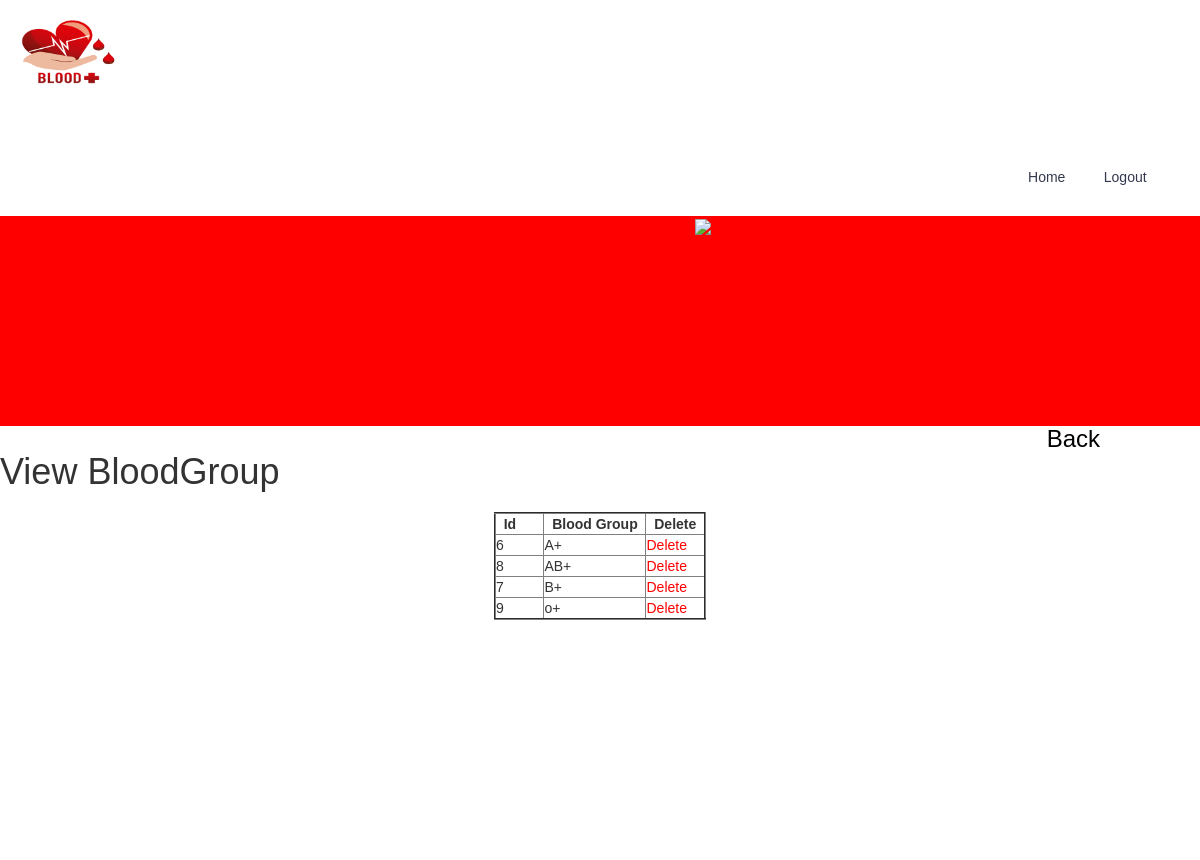
The app's page /viewgroup.php with its own data.
### tables this page shows
CREATE TABLE `bgroup` (
  `id` int(11) NOT NULL,
  `bgroup` varchar(25) NOT NULL
);

### viewgroup.php (the view, shortened to what this page needs)
<!DOCTYPE html>
<html>
<head>
<link href="css2/bootstrap.css" type="text/css" rel="stylesheet" media="all">
<link href="css4/style.css" type="text/css" rel="stylesheet" media="all">
<link href="css2/style.css" type="text/css" rel="stylesheet" media="all">
<link rel="stylesheet" type="text/css" href="css/component.css" />
    <link href='//fonts2.googleapis.com/css?family=Pacifico' rel='stylesheet' type='text/css'>
<link href='//fonts2.googleapis.com/css?family=Poppins:400,500,600' rel='stylesheet' type='text/css'>
</head>
<body>
            <h1><img src="blood.png" width="130" style="margin-top: 20px;"></h1>
        <div class="header-top w3l">
          <div class="container">
            <div class="main-nav">
                <div class="top-menu"><br><br>
                             <ul class="nav navbar-nav">
                                <li class="active"><a href="adminhome.html">Home</a></li>
                                <li><a href="index.php">Logout</a></li>
                            </ul>
                </div>
             </div>
        <div class="clearfix"></div>
    </div>
    </div>
    <div class="about" id="about">
           <div class="container">
                    <div class="col-md-7 ab-right">
                    </div>
                    <div class="col-md-5 ab-left">
                             <img src="images/g5.jpg"/>
                        </div>
            <div class="clearfix"> </div>
        </div>
    </div>
        <a href="#home" id="toTop" class="scroll" style="display: block;"> <span id="toTopHover" style="opacity: 1;"> </span></a>
<div id="back" align="right">
    <a href="adminhome.html"><H3><font color="black">Back</font></H3></a>
</div>
<h1><marquee direction="left">View BloodGroup</marquee></h1><br>
<form method="post" id="view" >
    <table  border="2" align="center">
        <tr>
            <th>&nbsp;&nbsp;Id &nbsp;&nbsp;&nbsp;&nbsp;&nbsp;&nbsp;</th>
            <th>&nbsp;&nbsp;Blood Group&nbsp;&nbsp;</th>
            <th>&nbsp;&nbsp;Delete&nbsp;&nbsp;</th>
        </tr>
        <?php
        require("connect.php");
        $result=mysqli_query($con,"select *  from bgroup");
        if(mysqli_num_rows($result) >0)
        {
            while($row1=mysqli_fetch_array($result)){
                ?>
                <tr>
                    <td><?php echo $row1[0];?></td>
                    <td><?php echo $row1[1];?></td>
          <td><a href="deletegroup.php?id=<?php echo $row1[0]?>"  > <font color="red">Delete</font></a></td>
                </tr>
                <?php
			}
		}
        ?>
    </table>
</form>
</body>
</html>

### css4/style.css (style rules this page uses)
body { background: #448ed3 ; font-family: "Lato" ; }

### css2/style.css (style rules this page uses)
body { padding:0; margin:0; background:#FFF; font-family: 'Poppins', sans-serif; }
body a { transition:0.5s all; -webkit-transition:0.5s all; -moz-transition:0.5s all; -o-transition:0.5s all; -ms-transition:0.5s all; }
h1,h2,h3,h4,h5,h6 { margin:0; padding:0; }
ul { margin:0; padding:0; }
html * { -webkit-font-smoothing: antialiased; -moz-osx-font-smoothing: grayscale; }
ol, ul { list-style: none; }
.main-nav { margin-top: 1em; }
.header-top { padding: 1em 0; }
.navbar-nav { float: right; }
.navbar-nav > li { float: left; margin-right:0.6em; }
.nav > li > a { position: relative; display: block; padding: 15px 15px; color: #343a4e; }
.ab-left { padding-left: 0; }
.ab-right { text-align: left; padding: 15em 3em 0 3em; }
.ab-left img { width: 100%; }
#about { background: #FF0000; }
#toTop { display: none; text-decoration: none; position: fixed; bottom: 10px; right: 10px; overflow: hidden; width: 35px; height: 35px; border: none; text-indent: 100%; background: url(../images/move-top.png) no-repeat 0px 0px; }

### viewgroup.php (style rules this page uses)
#back { padding-right: 100px; }

### records on screen
bgroup: id "6", bgroup "A+"
bgroup: id "8", bgroup "AB+"
bgroup: id "7", bgroup "B+"
bgroup: id "9", bgroup "o+"
